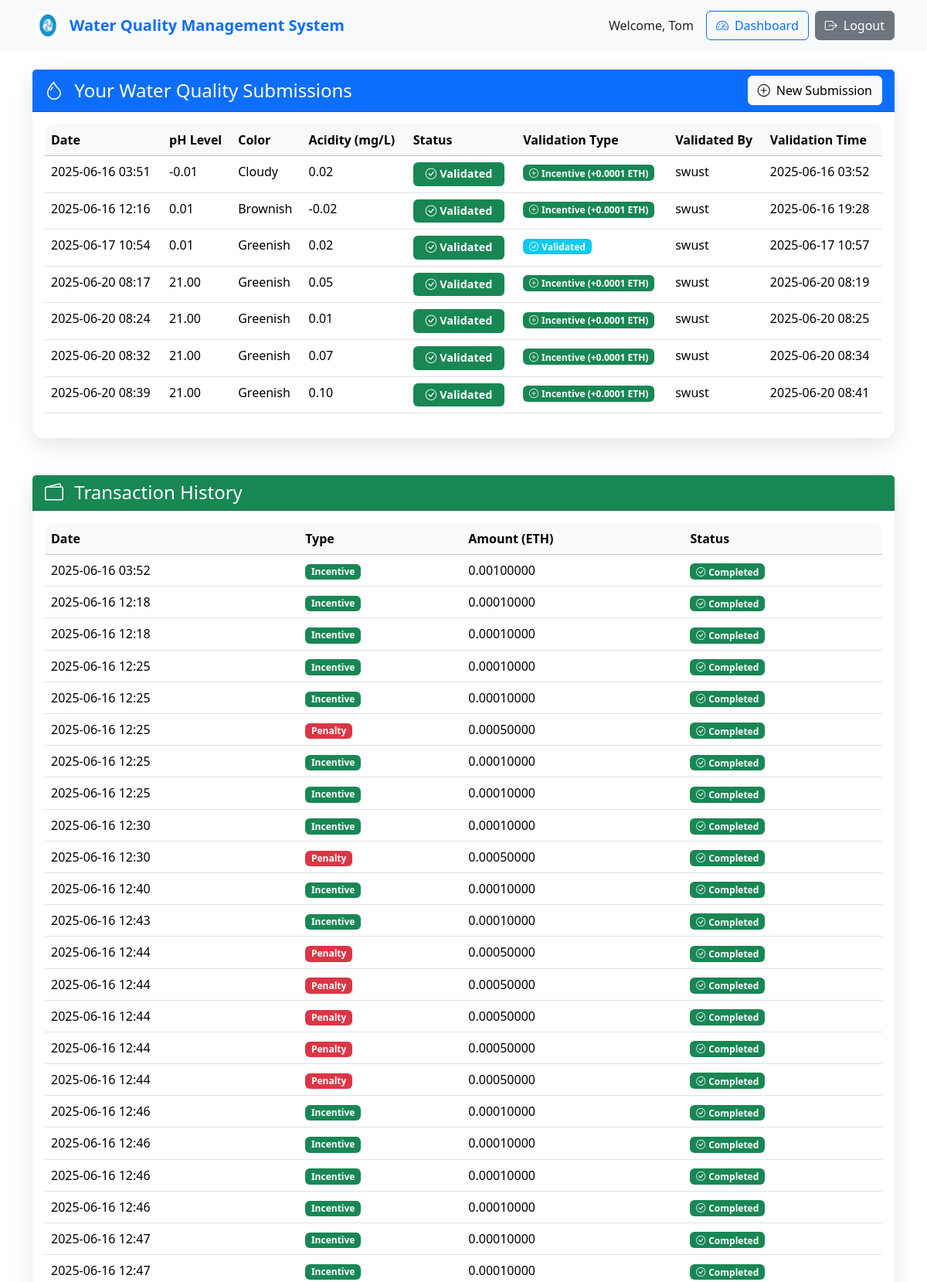
The app's page /view_water_data (signed in, upper part) with its own data.
### app.py (models this page shows)
class WaterData(db.Model):
    id = db.Column(db.Integer, primary_key=True)
    ph = db.Column(db.Float, nullable=False)
    color = db.Column(db.String(100), nullable=False)
    acidity = db.Column(db.Float, nullable=False)
    user_id = db.Column(db.Integer, db.ForeignKey('user.id'), nullable=False)
    validated = db.Column(db.Boolean, default=False)
    validator_id = db.Column(db.Integer, db.ForeignKey('user.id'), nullable=True)
    timestamp = db.Column(db.DateTime, default=datetime.utcnow)
    validation_timestamp = db.Column(db.DateTime, nullable=True)  # Add this line
    user = db.relationship('User', foreign_keys=[user_id], backref='water_data')
    validator = db.relationship('User', foreign_keys=[validator_id], backref='validated_data')

class User(db.Model):
    id = db.Column(db.Integer, primary_key=True)
    username = db.Column(db.String(150), unique=True, nullable=False)
    password = db.Column(db.String(150), nullable=False)
    role = db.Column(db.String(50), nullable=False)
    wallet_address = db.Column(db.String(42), nullable=True)  # Ethereum addresses are 42 chars (0x + 40 hex)

class Transaction(db.Model):
    id = db.Column(db.Integer, primary_key=True)
    user_id = db.Column(db.Integer, db.ForeignKey('user.id'), nullable=False)
    transaction_type = db.Column(db.String(50), nullable=False)  # 'incentive', 'penalty', 'validation'
    amount = db.Column(db.Float, nullable=False)
    timestamp = db.Column(db.DateTime, default=datetime.utcnow)
    status = db.Column(db.String(20), default='pending')  # 'pending', 'completed', 'failed'
    water_data_id = db.Column(db.Integer, db.ForeignKey('water_data.id', name='fk_transaction_water_data'), nullable=True)  # Add this line
    blockchain_tx_hash = db.Column(db.String(66), nullable=True)  # Add this line
    user = db.relationship('User', backref='transactions')
    water_data = db.relationship('WaterData', backref='transactions')  # Add this line

### app.py (the view)
@app.route('/view_water_data')
def view_water_data():
    if 'username' in session and session['role'] == 'user':
        water_data = WaterData.query.filter_by(user_id=session['user_id']).all()
        transactions = Transaction.query.filter_by(user_id=session['user_id']).all()
        validator_usernames = {}
        for data in water_data:
            if data.validator_id:
                validator = User.query.get(data.validator_id)
                if validator:
                    validator_usernames[data.validator_id] = validator.username
        return render_template('view_water_data.html', water_data=water_data, transactions=transactions, validator_usernames=validator_usernames)
    return redirect(url_for('login'))

### templates/view_water_data.html (shortened to what this page needs)
<!DOCTYPE html>
<html lang="en">
<head>
    <link href="https://cdn.jsdelivr.net/npm/bootstrap@5.3.2/dist/css/bootstrap.min.css" rel="stylesheet">
    <link rel="stylesheet" href="https://cdn.jsdelivr.net/npm/bootstrap-icons@1.11.1/font/bootstrap-icons.css">
</head>
<body>
    <nav class="navbar navbar-expand-lg navbar-light bg-light">
        <div class="container">
            <a class="navbar-brand d-flex align-items-center" href="{{ url_for('index') }}">
                <img src="{{ url_for('static', filename='logo.jpg') }}" alt="Logo" width="40" height="40" class="rounded-circle me-2">
                <span class="fw-bold text-primary">Water Quality Management System</span>
            </a>
            <div class="d-flex align-items-center">
                <span class="me-3">Welcome, {{ session.username }}</span>
                <a href="{{ url_for('dashboard') }}" class="btn btn-outline-primary me-2">
                    <i class="bi bi-speedometer2 me-2"></i>Dashboard
                </a>
                <a href="{{ url_for('logout') }}" class="btn btn-secondary">
                    <i class="bi bi-box-arrow-right me-2"></i>Logout
                </a>
            </div>
        </div>
    </nav>
    <div class="container mt-4">
        <div class="row mb-4">
            <div class="col-12">
                <div class="data-card card">
                    <div class="card-header bg-primary text-white d-flex justify-content-between align-items-center">
                        <h4 class="mb-0">
                            <i class="bi bi-droplet me-2"></i>
                            Your Water Quality Submissions
                        </h4>
                        <a href="{{ url_for('create_water_data') }}" class="btn btn-light">
                            <i class="bi bi-plus-circle me-2"></i>New Submission
                        </a>
                    </div>
                    <div class="card-body">
                        {% if water_data %}
                            <div class="table-responsive">
                                <table class="table table-hover">
                                    <thead class="table-light">
                                        <tr>
                                            <th>Date</th>
                                            <th>pH Level</th>
                                            <th>Color</th>
                                            <th>Acidity (mg/L)</th>
                                            <th>Status</th>
                                            <th>Validation Type</th>
                                            <th>Validated By</th>
                                            <th>Validation Time</th>
                                        </tr>
                                    </thead>
                                    <tbody>
                                        {% for data in water_data %}
                                        <tr>
                                            <td>{{ data.timestamp.strftime('%Y-%m-%d %H:%M') }}</td>
                                            <td>{{ "%.2f"|format(data.ph) }}</td>
                                            <td>{{ data.color|title }}</td>
                                            <td>{{ "%.2f"|format(data.acidity) }}</td>
                                            <td>
                                                {% if data.validated %}
                                                    <span class="badge bg-success status-badge">
                                                        <i class="bi bi-check-circle me-1"></i>Validated
                                                    </span>
                                                {% else %}
                                                    <span class="badge bg-warning status-badge">
                                                        <i class="bi bi-clock me-1"></i>Pending
                                                    </span>
                                                {% endif %}
                                            </td>
                                            <td>
                                                {% if data.validated and data.transactions %}
                                                    {% set tx = data.transactions[0] %}
                                                    {% if tx.transaction_type == 'incentive' %}
                                                        <span class="badge bg-success">
                                                            <i class="bi bi-plus-circle me-1"></i>Incentive (+0.0001 ETH)
                                                        </span>
                                                    {% elif tx.transaction_type == 'penalty' %}
                                                        <span class="badge bg-danger">
                                                            <i class="bi bi-dash-circle me-1"></i>Penalty (-0.0005 ETH)
                                                        </span>
                                                    {% else %}
                                                        <span class="badge bg-info">
                                                            <i class="bi bi-check-circle me-1"></i>Validated
                                                        </span>
                                                    {% endif %}
                                                {% else %}
                                                    -
                                                {% endif %}
                                            </td>
                                            <td>
                                                {% if data.validator_id %}
                                                    {{ validator_usernames.get(data.validator_id, 'Unknown') }}
                                                {% else %}
                                                    -
                                                {% endif %}
                                            </td>
                                            <td>
                                                {% if data.validation_timestamp %}
                                                    {{ data.validation_timestamp.strftime('%Y-%m-%d %H:%M') }}
                                                {% else %}
                                                    -
                                                {% endif %}
                                            </td>
                                        </tr>
                                        {% endfor %}
                                    </tbody>
                                </table>
                            </div>
                        {% endif %}
                    </div>
                </div>
            </div>
        </div>
        <div class="row">
            <div class="col-12">
                <div class="data-card card">
                    <div class="card-header bg-success text-white">
                        <h4 class="mb-0">
                            <i class="bi bi-wallet2 me-2"></i>
                            Transaction History
                        </h4>
                    </div>
                    <div class="card-body">
                        {% if transactions %}
                            <div class="table-responsive">
                                <table class="table table-hover">
                                    <thead class="table-light">
                                        <tr>
                                            <th>Date</th>
                                            <th>Type</th>
                                            <th>Amount (ETH)</th>
                                            <th>Status</th>
                                        </tr>
                                    </thead>
                                    <tbody>
                                        {% for tx in transactions %}
                                        <tr>
                                            <td>{{ tx.timestamp.strftime('%Y-%m-%d %H:%M') }}</td>
                                            <td>
                                                {% if tx.transaction_type == 'incentive' %}
                                                    <span class="badge bg-success">Incentive</span>
                                                {% elif tx.transaction_type == 'penalty' %}
                                                    <span class="badge bg-danger">Penalty</span>
                                                {% elif tx.transaction_type == 'validation' %}
                                                    <span class="badge bg-info">Validation</span>
                                                {% else %}
                                                    <span class="badge bg-secondary">{{ tx.transaction_type|title }}</span>
                                                {% endif %}
                                            </td>
                                            <td>{{ "%.8f"|format(tx.amount) }}</td>
                                            <td>
                                                <span class="badge bg-success">
                                                    <i class="bi bi-check-circle me-1"></i>Completed
                                                </span>
                                            </td>
                                        </tr>
                                        {% endfor %}
                                    </tbody>
                                </table>
                            </div>
                        {% else %}
                            <div class="text-center py-4">
                                <i class="bi bi-wallet2 text-muted" style="font-size: 3rem;"></i>
                                <h5 class="mt-3 text-muted">No transactions yet</h5>
                                <p class="text-muted">Transactions will appear here when your data is validated</p>
                            </div>
                        {% endif %}
                    </div>
                </div>
            </div>
        </div>
    </div>
</body>
</html>

### templates/view_water_data.html (style rules this page uses)
.data-card { border-radius: 15px; box-shadow: 0 10px 30px rgba(0, 0, 0, 0.1); border: none; margin-bottom: 1.5rem; }
.status-badge { font-size: 0.9rem; padding: 0.5rem 1rem; }
.table-responsive { border-radius: 10px; overflow: hidden; }

### records on screen
WaterData: timestamp "2025-06-16 03:51", ph "-0.01", color "Cloudy", acidity "0.02", validated True (drawn), validation_timestamp "2025-06-16 03:52"
User: get "swust"
WaterData: timestamp "2025-06-16 12:16", ph "0.01", color "Brownish", acidity "-0.02", validated True (drawn), validation_timestamp "2025-06-16 19:28"
WaterData: timestamp "2025-06-17 10:54", ph "0.01", color "Greenish", acidity "0.02", validated True (drawn), validation_timestamp "2025-06-17 10:57"
WaterData: timestamp "2025-06-20 08:17", ph "21.00", color "Greenish", acidity "0.05", validated True (drawn), validation_timestamp "2025-06-20 08:19"
WaterData: timestamp "2025-06-20 08:24", ph "21.00", color "Greenish", acidity "0.01", validated True (drawn), validation_timestamp "2025-06-20 08:25"
WaterData: timestamp "2025-06-20 08:32", ph "21.00", color "Greenish", acidity "0.07", validated True (drawn), validation_timestamp "2025-06-20 08:34"
WaterData: timestamp "2025-06-20 08:39", ph "21.00", color "Greenish", acidity "0.10", validated True (drawn), validation_timestamp "2025-06-20 08:41"
Transaction: timestamp "2025-06-16 03:52", transaction_type "Incentive", amount "0.00100000"
Transaction: timestamp "2025-06-16 12:18", transaction_type "Incentive", amount "0.00010000"
Transaction: timestamp "2025-06-16 12:18", transaction_type "Incentive", amount "0.00010000"
Transaction: timestamp "2025-06-16 12:25", transaction_type "Incentive", amount "0.00010000"
Transaction: timestamp "2025-06-16 12:25", transaction_type "Incentive", amount "0.00010000"
Transaction: timestamp "2025-06-16 12:25", transaction_type "Penalty", amount "0.00050000"
Transaction: timestamp "2025-06-16 12:25", transaction_type "Incentive", amount "0.00010000"
Transaction: timestamp "2025-06-16 12:25", transaction_type "Incentive", amount "0.00010000"
Transaction: timestamp "2025-06-16 12:30", transaction_type "Incentive", amount "0.00010000"
Transaction: timestamp "2025-06-16 12:30", transaction_type "Penalty", amount "0.00050000"
Transaction: timestamp "2025-06-16 12:40", transaction_type "Incentive", amount "0.00010000"
Transaction: timestamp "2025-06-16 12:43", transaction_type "Incentive", amount "0.00010000"
Transaction: timestamp "2025-06-16 12:44", transaction_type "Penalty", amount "0.00050000"
Transaction: timestamp "2025-06-16 12:44", transaction_type "Penalty", amount "0.00050000"
Transaction: timestamp "2025-06-16 12:44", transaction_type "Penalty", amount "0.00050000"
Transaction: timestamp "2025-06-16 12:44", transaction_type "Penalty", amount "0.00050000"
Transaction: timestamp "2025-06-16 12:44", transaction_type "Penalty", amount "0.00050000"
Transaction: timestamp "2025-06-16 12:46", transaction_type "Incentive", amount "0.00010000"
Transaction: timestamp "2025-06-16 12:46", transaction_type "Incentive", amount "0.00010000"
Transaction: timestamp "2025-06-16 12:46", transaction_type "Incentive", amount "0.00010000"
Transaction: timestamp "2025-06-16 12:46", transaction_type "Incentive", amount "0.00010000"
Transaction: timestamp "2025-06-16 12:47", transaction_type "Incentive", amount "0.00010000"
Transaction: timestamp "2025-06-16 12:47", transaction_type "Incentive", amount "0.00010000"

### other values on screen
{{ session.username }} "Tom"
